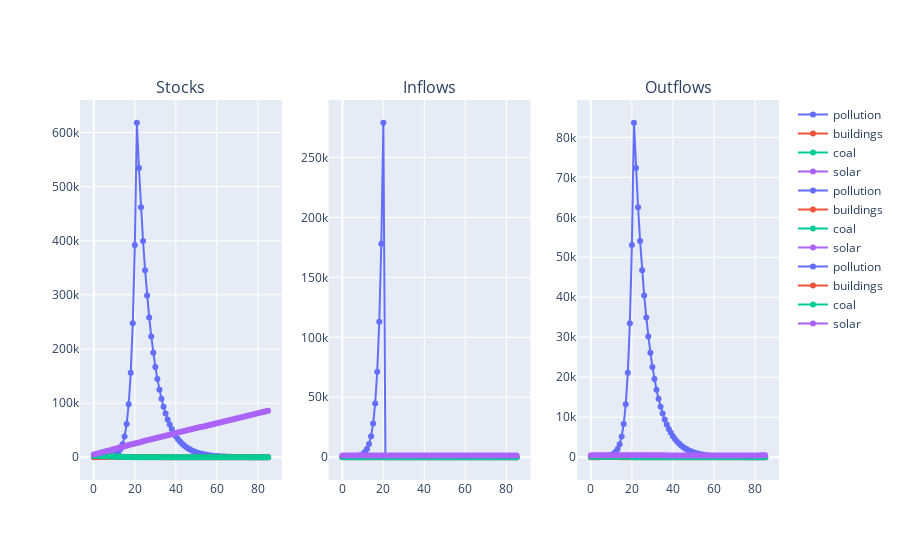

This figure's notebook cell:
### Code cell
a.pollution_lim = True
a.run_sim(time_steps=86)
a.plot_sim()
